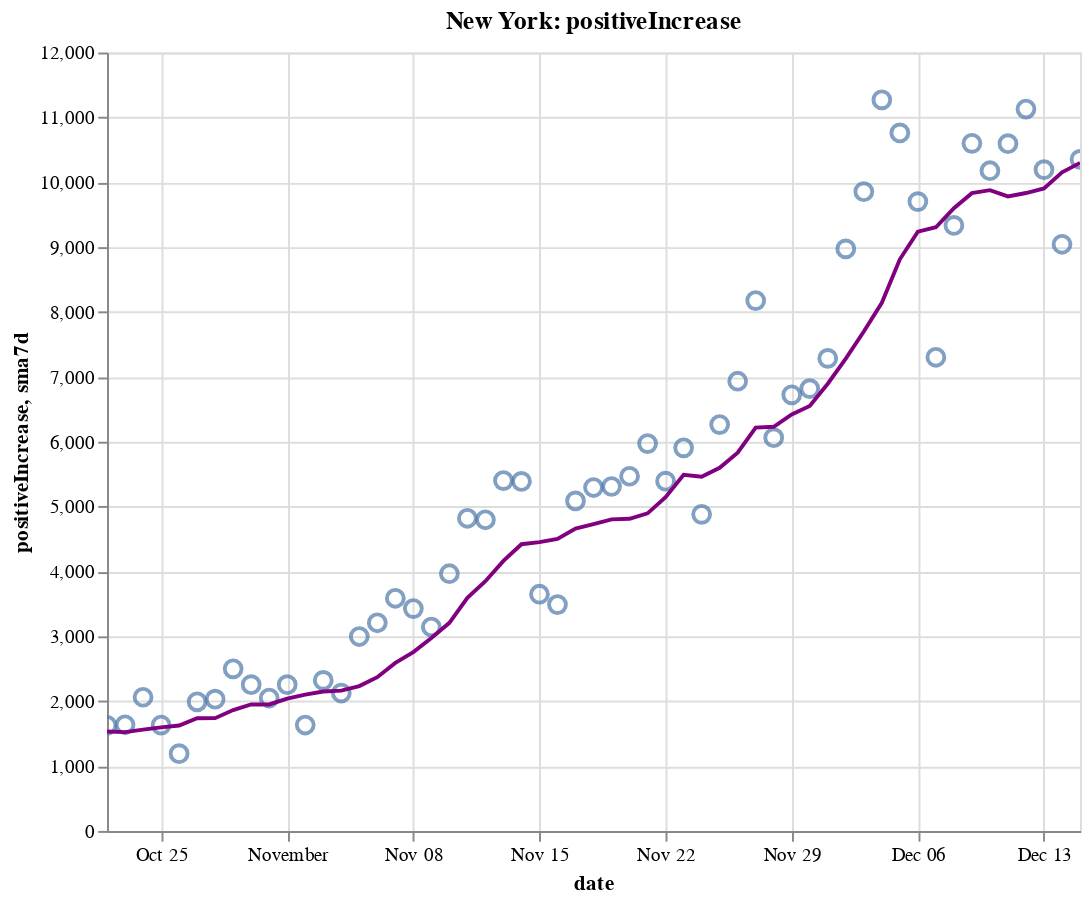

The notebook cell saved with this chart:
### Code cell
create_plot(ny, 'positiveIncrease')

### Figure 1 — Vega-Lite specification as saved in the notebook (floating-point values rounded to 4 significant figures)
{"config": {"view": {"continuousWidth": 400, "continuousHeight": 300}}, "layer": [{"layer": [{"mark": {"type": "point", "size": 75}, "encoding": {"tooltip": [{"type": "temporal", "field": "date"}, {"type": "quantitative", "field": "positiveIncrease"}, {"type": "quantitative", "field": "sma7d"}], "x": {"type": "temporal", "field": "date"}, "y": {"type": "quantitative", "field": "positiveIncrease"}}, "selection": {"selector008": {"type": "interval", "bind": "scales", "encodings": ["x", "y"]}}}, {"mark": {"type": "line", "color": "purple"}, "encoding": {"x": {"type": "temporal", "field": "date"}, "y": {"type": "quantitative", "field": "sma7d"}}}]}, {"mark": {"type": "rule", "color": "#aaa"}, "encoding": {"x": {"type": "temporal", "field": "date"}}, "transform": [{"filter": {"selection": "selector007"}}]}, {"mark": "circle", "encoding": {"opacity": {"condition": {"value": 1, "selection": "selector007"}, "value": 0}, "tooltip": [{"type": "temporal", "field": "date"}, {"type": "quantitative", "field": "positiveIncrease"}, {"type": "quantitative", "field": "sma7d"}], "x": {"type": "temporal", "field": "date"}, "y": {"type": "quantitative", "field": "positiveIncrease"}}, "selection": {"selector007": {"type": "single", "encodings": ["x"], "on": "mouseover", "nearest": true, "empty": "none"}}}, {"mark": {"type": "text", "align": "left", "dx": 5, "dy": -5, "stroke": "white", "strokeWidth": 2}, "encoding": {"text": {"type": "quantitative", "field": "positiveIncrease"}, "tooltip": [{"type": "temporal", "field": "date"}, {"type": "quantitative", "field": "positiveIncrease"}, {"type": "quantitative", "field": "sma7d"}], "x": {"type": "temporal", "field": "date"}, "y": {"type": "quantitative", "field": "positiveIncrease"}}, "transform": [{"filter": {"selection": "selector007"}}]}, {"mark": {"type": "text", "align": "left", "dx": 5, "dy": -5}, "encoding": {"text": {"type": "quantitative", "field": "positiveIncrease"}, "tooltip": [{"type": "temporal", "field": "date"}, {"type": "quantitative", "field": "positiveIncrease"}, {"type": "quantitative", "field": "sma7d"}], "x": {"type": "temporal", "field": "date"}, "y": {"type": "quantitative", "field": "positiveIncrease"}}, "transform": [{"filter": {"selection": "selector007"}}]}], "data": {"name": "data-6104f1db6b5d5ab789d5795731e2437d"}, "height": 400, "title": "New York: positiveIncrease", "width": 500, "$schema": "https://vega.github.io/schema/vega-lite/v4.8.1.json", "datasets": {"data-6104f1db6b5d5ab789d5795731e2437d": [{"date": "2020-10-22T00:00:00", "totalTestResultsIncrease": 135300.0, "positiveIncrease": 1628.0, "death": 25690.0, "deathIncrease": 15.0, "positiveRate": 0.012, "state": "New York", "sma7d": 1533.0}, {"date": "2020-10-23T00:00:00", "totalTestResultsIncrease": 141500.0, "positiveIncrease": 1637.0, "death": 25700.0, "deathIncrease": 11.0, "positiveRate": 0.012, "state": "New York", "sma7d": 1523.0}, {"date": "2020-10-24T00:00:00", "totalTestResultsIncrease": 156900.0, "positiveIncrease": 2061.0, "death": 25720.0, "deathIncrease": 13.0, "positiveRate": 0.013, "state": "New York", "sma7d": 1563.0}, {"date": "2020-10-25T00:00:00", "totalTestResultsIncrease": 120800.0, "positiveIncrease": 1632.0, "death": 25730.0, "deathIncrease": 12.0, "positiveRate": 0.014, "state": "New York", "sma7d": 1598.0}, {"date": "2020-10-26T00:00:00", "totalTestResultsIncrease": 82120.0, "positiveIncrease": 1191.0, "death": 25740.0, "deathIncrease": 12.0, "positiveRate": 0.015, "state": "New York", "sma7d": 1625.0}, {"date": "2020-10-27T00:00:00", "totalTestResultsIncrease": 111600.0, "positiveIncrease": 1991.0, "death": 25760.0, "deathIncrease": 16.0, "positiveRate": 0.018, "state": "New York", "sma7d": 1738.0}, {"date": "2020-10-28T00:00:00", "totalTestResultsIncrease": 129700.0, "positiveIncrease": 2031.0, "death": 25770.0, "deathIncrease": 15.0, "positiveRate": 0.016, "state": "New York", "sma7d": 1739.0}, {"date": "2020-10-29T00:00:00", "totalTestResultsIncrease": 168400.0, "positiveIncrease": 2499.0, "death": 25790.0, "deathIncrease": 19.0, "positiveRate": 0.015, "state": "New York", "sma7d": 1863.0}, {"date": "2020-10-30T00:00:00", "totalTestResultsIncrease": 146900.0, "positiveIncrease": 2255.0, "death": 25800.0, "deathIncrease": 12.0, "positiveRate": 0.015, "state": "New York", "sma7d": 1951.0}, {"date": "2020-10-31T00:00:00", "totalTestResultsIncrease": 137000.0, "positiveIncrease": 2049.0, "death": 25810.0, "deathIncrease": 3.0, "positiveRate": 0.015, "state": "New York", "sma7d": 1950.0}, {"date": "2020-11-01T00:00:00", "totalTestResultsIncrease": 148900.0, "positiveIncrease": 2255.0, "death": 25820.0, "deathIncrease": 17.0, "positiveRate": 0.015, "state": "New York", "sma7d": 2039.0}, {"date": "2020-11-02T00:00:00", "totalTestResultsIncrease": 96100.0, "positiveIncrease": 1633.0, "death": 25840.0, "deathIncrease": 14.0, "positiveRate": 0.017, "state": "New York", "sma7d": 2102.0}, {"date": "2020-11-03T00:00:00", "totalTestResultsIncrease": 127900.0, "positiveIncrease": 2321.0, "death": 25850.0, "deathIncrease": 15.0, "positiveRate": 0.018, "state": "New York", "sma7d": 2149.0}, {"date": "2020-11-04T00:00:00", "totalTestResultsIncrease": 133500.0, "positiveIncrease": 2126.0, "death": 25870.0, "deathIncrease": 15.0, "positiveRate": 0.016, "state": "New York", "sma7d": 2163.0}, {"date": "2020-11-05T00:00:00", "totalTestResultsIncrease": 161000.0, "positiveIncrease": 2997.0, "death": 25890.0, "deathIncrease": 24.0, "positiveRate": 0.019, "state": "New York", "sma7d": 2234.0}, {"date": "2020-11-06T00:00:00", "totalTestResultsIncrease": 160700.0, "positiveIncrease": 3209.0, "death": 25910.0, "deathIncrease": 18.0, "positiveRate": 0.02, "state": "New York", "sma7d": 2370.0}, {"date": "2020-11-07T00:00:00", "totalTestResultsIncrease": 163300.0, "positiveIncrease": 3587.0, "death": 25930.0, "deathIncrease": 18.0, "positiveRate": 0.022, "state": "New York", "sma7d": 2590.0}, {"date": "2020-11-08T00:00:00", "totalTestResultsIncrease": 145600.0, "positiveIncrease": 3428.0, "death": 25950.0, "deathIncrease": 19.0, "positiveRate": 0.024, "state": "New York", "sma7d": 2757.0}, {"date": "2020-11-09T00:00:00", "totalTestResultsIncrease": 111400.0, "positiveIncrease": 3144.0, "death": 25970.0, "deathIncrease": 26.0, "positiveRate": 0.028, "state": "New York", "sma7d": 2973.0}, {"date": "2020-11-10T00:00:00", "totalTestResultsIncrease": 128000.0, "positiveIncrease": 3965.0, "death": 26000.0, "deathIncrease": 32.0, "positiveRate": 0.031, "state": "New York", "sma7d": 3208.0}, {"date": "2020-11-11T00:00:00", "totalTestResultsIncrease": 164300.0, "positiveIncrease": 4820.0, "death": 26030.0, "deathIncrease": 21.0, "positiveRate": 0.029, "state": "New York", "sma7d": 3593.0}, {"date": "2020-11-12T00:00:00", "totalTestResultsIncrease": 162600.0, "positiveIncrease": 4797.0, "death": 26060.0, "deathIncrease": 29.0, "positiveRate": 0.029, "state": "New York", "sma7d": 3850.0}, {"date": "2020-11-13T00:00:00", "totalTestResultsIncrease": 203700.0, "positiveIncrease": 5401.0, "death": 26080.0, "deathIncrease": 24.0, "positiveRate": 0.027, "state": "New York", "sma7d": 4163.0}, {"date": "2020-11-14T00:00:00", "totalTestResultsIncrease": 184200.0, "positiveIncrease": 5388.0, "death": 26100.0, "deathIncrease": 24.0, "positiveRate": 0.029, "state": "New York", "sma7d": 4420.0}, {"date": "2020-11-15T00:00:00", "totalTestResultsIncrease": 133200.0, "positiveIncrease": 3649.0, "death": 26130.0, "deathIncrease": 30.0, "positiveRate": 0.027, "state": "New York", "sma7d": 4452.0}, {"date": "2020-11-16T00:00:00", "totalTestResultsIncrease": 124600.0, "positiveIncrease": 3490.0, "death": 26160.0, "deathIncrease": 26.0, "positiveRate": 0.028, "state": "New York", "sma7d": 4501.0}, {"date": "2020-11-17T00:00:00", "totalTestResultsIncrease": 159900.0, "positiveIncrease": 5088.0, "death": 26190.0, "deathIncrease": 30.0, "positiveRate": 0.032, "state": "New York", "sma7d": 4662.0}, {"date": "2020-11-18T00:00:00", "totalTestResultsIncrease": 154400.0, "positiveIncrease": 5294.0, "death": 26220.0, "deathIncrease": 36.0, "positiveRate": 0.034, "state": "New York", "sma7d": 4730.0}, {"date": "2020-11-19T00:00:00", "totalTestResultsIncrease": 195200.0, "positiveIncrease": 5310.0, "death": 26260.0, "deathIncrease": 32.0, "positiveRate": 0.027, "state": "New York", "sma7d": 4803.0}, {"date": "2020-11-20T00:00:00", "totalTestResultsIncrease": 205500.0, "positiveIncrease": 5468.0, "death": 26290.0, "deathIncrease": 35.0, "positiveRate": 0.027, "state": "New York", "sma7d": 4812.0}, {"date": "2020-11-21T00:00:00", "totalTestResultsIncrease": 207900.0, "positiveIncrease": 5972.0, "death": 26330.0, "deathIncrease": 34.0, "positiveRate": 0.029, "state": "New York", "sma7d": 4896.0}, {"date": "2020-11-22T00:00:00", "totalTestResultsIncrease": 196600.0, "positiveIncrease": 5392.0, "death": 26360.0, "deathIncrease": 31.0, "positiveRate": 0.027, "state": "New York", "sma7d": 5145.0}, {"date": "2020-11-23T00:00:00", "totalTestResultsIncrease": 191500.0, "positiveIncrease": 5906.0, "death": 26390.0, "deathIncrease": 33.0, "positiveRate": 0.031, "state": "New York", "sma7d": 5490.0}, {"date": "2020-11-24T00:00:00", "totalTestResultsIncrease": 164800.0, "positiveIncrease": 4881.0, "death": 26440.0, "deathIncrease": 51.0, "positiveRate": 0.03, "state": "New York", "sma7d": 5460.0}, {"date": "2020-11-25T00:00:00", "totalTestResultsIncrease": 173100.0, "positiveIncrease": 6265.0, "death": 26480.0, "deathIncrease": 41.0, "positiveRate": 0.036, "state": "New York", "sma7d": 5599.0}, {"date": "2020-11-26T00:00:00", "totalTestResultsIncrease": 217700.0, "positiveIncrease": 6933.0, "death": 26550.0, "deathIncrease": 67.0, "positiveRate": 0.032, "state": "New York", "sma7d": 5831.0}, {"date": "2020-11-27T00:00:00", "totalTestResultsIncrease": 219400.0, "positiveIncrease": 8176.0, "death": 26590.0, "deathIncrease": 39.0, "positiveRate": 0.037, "state": "New York", "sma7d": 6218.0}, {"date": "2020-11-28T00:00:00", "totalTestResultsIncrease": 152400.0, "positiveIncrease": 6063.0, "death": 26630.0, "deathIncrease": 44.0, "positiveRate": 0.04, "state": "New York", "sma7d": 6231.0}, {"date": "2020-11-29T00:00:00", "totalTestResultsIncrease": 157300.0, "positiveIncrease": 6723.0, "death": 26690.0, "deathIncrease": 58.0, "positiveRate": 0.043, "state": "New York", "sma7d": 6421.0}, {"date": "2020-11-30T00:00:00", "totalTestResultsIncrease": 149000.0, "positiveIncrease": 6819.0, "death": 26750.0, "deathIncrease": 57.0, "positiveRate": 0.046, "state": "New York", "sma7d": 6551.0}, {"date": "2020-12-01T00:00:00", "totalTestResultsIncrease": 146700.0, "positiveIncrease": 7285.0, "death": 26820.0, "deathIncrease": 69.0, "positiveRate": 0.05, "state": "New York", "sma7d": 6895.0}, {"date": "2020-12-02T00:00:00", "totalTestResultsIncrease": 193600.0, "positiveIncrease": 8973.0, "death": 26890.0, "deathIncrease": 73.0, "positiveRate": 0.046, "state": "New York", "sma7d": 7282.0}, {"date": "2020-12-03T00:00:00", "totalTestResultsIncrease": 203400.0, "positiveIncrease": 9855.0, "death": 26960.0, "deathIncrease": 66.0, "positiveRate": 0.048, "state": "New York", "sma7d": 7699.0}, {"date": "2020-12-04T00:00:00", "totalTestResultsIncrease": 208300.0, "positiveIncrease": 11270.0, "death": 27020.0, "deathIncrease": 62.0, "positiveRate": 0.054, "state": "New York", "sma7d": 8141.0}, {"date": "2020-12-05T00:00:00", "totalTestResultsIncrease": 215400.0, "positiveIncrease": 10760.0, "death": 27090.0, "deathIncrease": 72.0, "positiveRate": 0.05, "state": "New York", "sma7d": 8812.0}, {"date": "2020-12-06T00:00:00", "totalTestResultsIncrease": 205800.0, "positiveIncrease": 9702.0, "death": 27150.0, "deathIncrease": 60.0, "positiveRate": 0.047, "state": "New York", "sma7d": 9238.0}, {"date": "2020-12-07T00:00:00", "totalTestResultsIncrease": 152300.0, "positiveIncrease": 7302.0, "death": 27230.0, "deathIncrease": 83.0, "positiveRate": 0.048, "state": "New York", "sma7d": 9307.0}, {"date": "2020-12-08T00:00:00", "totalTestResultsIncrease": 162500.0, "positiveIncrease": 9335.0, "death": 27310.0, "deathIncrease": 75.0, "positiveRate": 0.057, "state": "New York", "sma7d": 9600.0}, {"date": "2020-12-09T00:00:00", "totalTestResultsIncrease": 194600.0, "positiveIncrease": 10600.0, "death": 27400.0, "deathIncrease": 97.0, "positiveRate": 0.054, "state": "New York", "sma7d": 9832.0}, {"date": "2020-12-10T00:00:00", "totalTestResultsIncrease": 197400.0, "positiveIncrease": 10180.0, "death": 27500.0, "deathIncrease": 94.0, "positiveRate": 0.052, "state": "New York", "sma7d": 9878.0}, {"date": "2020-12-11T00:00:00", "totalTestResultsIncrease": 212700.0, "positiveIncrease": 10600.0, "death": 27590.0, "deathIncrease": 89.0, "positiveRate": 0.05, "state": "New York", "sma7d": 9782.0}, {"date": "2020-12-12T00:00:00", "totalTestResultsIncrease": 242900.0, "positiveIncrease": 11130.0, "death": 27680.0, "deathIncrease": 88.0, "positiveRate": 0.046, "state": "New York", "sma7d": 9834.0}, {"date": "2020-12-13T00:00:00", "totalTestResultsIncrease": 205200.0, "positiveIncrease": 10190.0, "death": 27780.0, "deathIncrease": 110.0, "positiveRate": 0.05, "state": "New York", "sma7d": 9905.0}, {"date": "2020-12-14T00:00:00", "totalTestResultsIncrease": 159800.0, "positiveIncrease": 9044.0, "death": 27870.0, "deathIncrease": 85.0, "positiveRate": 0.057, "state": "New York", "sma7d": 10150.0}, {"date": "2020-12-15T00:00:00", "totalTestResultsIncrease": 194200.0, "positiveIncrease": 10350.0, "death": 28000.0, "deathIncrease": 132.0, "positiveRate": 0.053, "state": "New York", "sma7d": 10300.0}]}}
